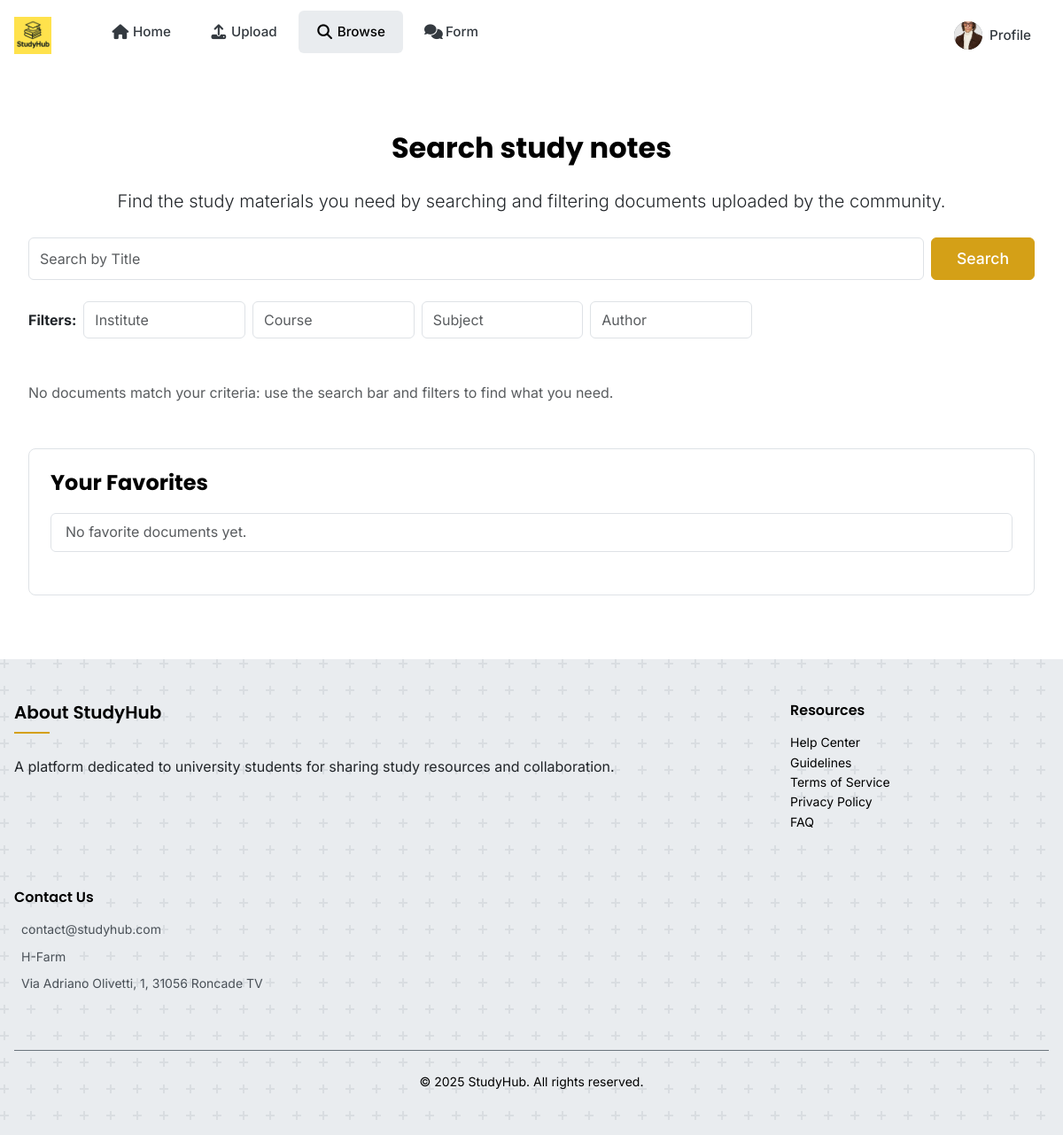
Before: /view/ (signed in) with the older database file.
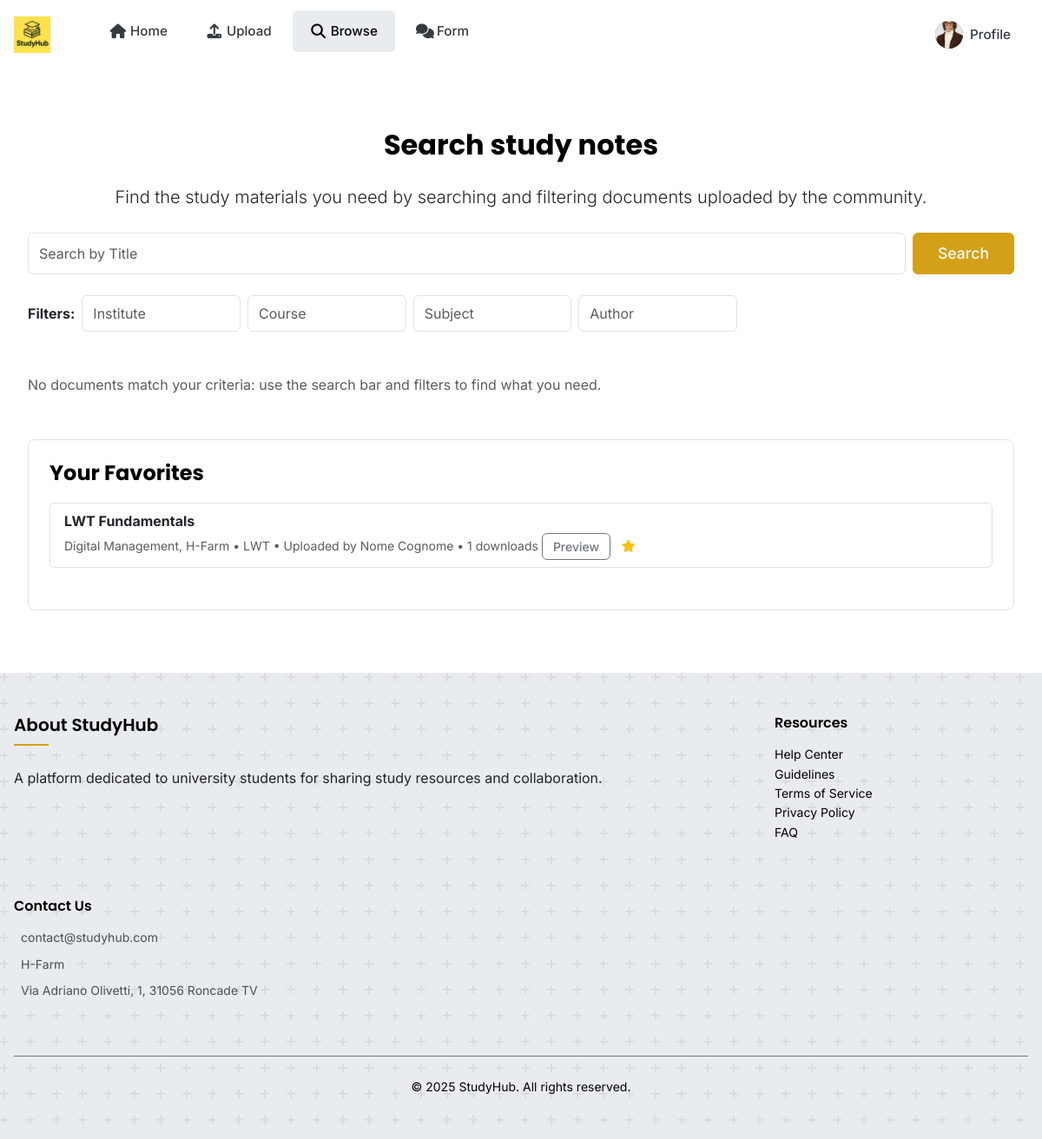
After: the same page with the newer database file.
### app/models.py (models this page shows, shortened)
class Document(db.Model):
    id          = db.Column(db.Integer, primary_key=True)
    title       = db.Column(db.String(200), nullable=False)
    description = db.Column(db.Text)
    institute   = db.Column(db.String(200))
    course      = db.Column(db.String(200))
    subject     = db.Column(db.String(200))
    filename    = db.Column(db.String(200), nullable=False)
    upload_date = db.Column(db.DateTime, server_default=db.func.now())
    downloads   = db.Column(db.Integer, default=0)
    user_id     = db.Column(db.Integer, db.ForeignKey('user.id'), nullable=False)
    category_id = db.Column(db.Integer, db.ForeignKey('category.id'))
    rating      = db.Column(db.Float, default=0.0)

class User(UserMixin, db.Model):
    id            = db.Column(db.Integer, primary_key=True)
    first_name    = db.Column(db.String(50), nullable=False)
    last_name     = db.Column(db.String(50), nullable=False)
    email         = db.Column(db.String(120), unique=True, index=True, nullable=False)
    password_hash = db.Column(db.String(128), nullable=False)
    profile_image = db.Column(db.String(200), nullable=True, default='default_avatar.jpg')
    @property
    def avatar_url(self):
        filename = self.profile_image if self.profile_image else 'default_avatar.jpg'
        return url_for('static', filename='profile_pics/' + filename)
    documents = db.relationship('Document', backref='author', lazy='dynamic')
    favorites = db.relationship(
        'Document',
        secondary=user_favorites,
        backref=db.backref('favorited_by', lazy='dynamic'),
        lazy='dynamic'
    )
    downloads = db.relationship(
        'Document',
        secondary=user_downloads,
        backref=db.backref('downloaded_by', lazy='dynamic'),
        lazy='dynamic'
    )
    questions = db.relationship('Question', backref='author', lazy='dynamic')

### app/view/view.py (the view)
@bp.route('/', methods=['GET'])
def search():
    categories = Category.query.order_by(Category.name).all()
    filters = {
        'title':      request.args.get('title'),
        'institute':  request.args.get('institute'),
        'course':     request.args.get('course'),
        'subject':    request.args.get('subject'),
        'author':     request.args.get('author'),
        'min_rating': request.args.get('min_rating', type=float),
        'category':   request.args.get('category', type=int)
    }
    docs_query = apply_filters(Document.query, filters)
    results   = docs_query.all()
    recent_docs  = get_recent_documents()
    user_favorites_docs = current_user.favorites.all() if current_user.is_authenticated else []
    print(f"DEBUG: User {current_user.id if current_user.is_authenticated else 'not authenticated'} favorites: {[doc.id for doc in user_favorites_docs]}")
    return render_template(
        'view/search.html',
        documents=results,
        recent_documents=recent_docs,
        user_favorites_docs=user_favorites_docs,
        filters=filters,
        categories=categories
    )

### app/models.py (called while the page is built)
@login.user_loader
def load_user(user_id):
    return User.query.get(int(user_id))

### app/view/utils.py (called while the page is built)
def apply_filters(query, filters):
    if filters.get('title'):
        query = query.filter(Document.title.ilike(f"%{filters['title']}%"))
    if filters.get('institute'):
        query = query.filter_by(institute=filters['institute'])
    if filters.get('course'):
        query = query.filter_by(course=filters['course'])
    if filters.get('subject'):
        query = query.filter_by(subject=filters['subject'])
    if filters.get('author'):
        query = query.join(User).filter(
            User.first_name.ilike(f"%{filters['author']}%")
        )
    return query

def get_recent_documents(limit=5):
    return Document.query.order_by(Document.upload_date.desc()).limit(limit).all()

### templates/view/search.html (shortened to what the changed rows need)
{% extends 'main/base.html' %}
{% block content %}
<div class="container py-5">
  <h2 class="mb-4 text-center">Search study notes</h2>
  {% set search_performed = (filters.title is not none and filters.title != '') or (filters.institute is not none and filters.institute != '') or (filters.course is not none and filters.course != '') or (filters.subject is not none and filters.subject != '') or (filters.author is not none and filters.author != '') %}
  <div class="row mt-5">
    <div class="col-md-12">
      <div class="card shadow-sm mb-4">
        <div class="card-body">
          <ul class="list-group" id="yourFavoritesList">
            {% if user_favorites_docs %}
              {% for doc in user_favorites_docs %}
                <li class="list-group-item">
                   <strong>{{ doc.title }}</strong><br>
                  <small class="text-muted">
                    {{ doc.course }}{% if doc.institute %}, {{ doc.institute }}{% endif %}{% if doc.year %}, {{ doc.year }}{% endif %}
                    {% if doc.subject %} • {{ doc.subject }}{% endif %}
                    {% if doc.author %} • Uploaded by {{ doc.author.first_name }} {{ doc.author.last_name }}{% endif %}
                    • {{ doc.downloads }} downloads
                  </small>
                  <button class="btn btn-sm btn-outline-secondary preview-button" data-doc-id="{{ doc.id }}">
                    Preview
                  </button>
                  <button class="btn btn-sm btn-outline-secondary favorite-button favorited"
                          data-doc-id="{{ doc.id }}"
                          title="Remove from favorites">
                    <i class="fas fa-star"></i>
                  </button>
                </li>
              {% endfor %}
            {% else %}
              <li class="list-group-item text-muted">
                No favorite documents yet.
              </li>
            {% endif %}
          </ul>
        </div>
      </div>
    </div>
  </div>
</div>
{% endblock %}

Changed rows visible on the page:
now on this page (row edited): Document: title "LWT Fundamentals", course "Digital Management", institute "H-Farm", subject "LWT", author.first_name "Nome", author.last_name "Cognome", downloads "1"
Other visible differences:
text no longer shown: "No favorite documents yet."
